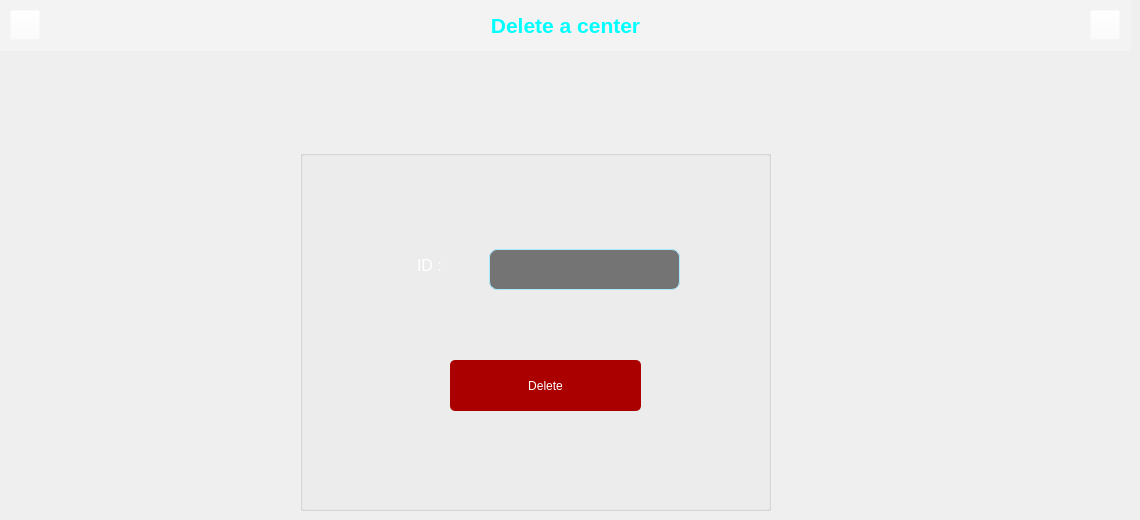
        <widget class="QWidget" name="stackedWidgetPage3">
         <widget class="QPushButton" name="pushButton_9">
          <property name="geometry">
           <rect>
            <x>10</x>
            <y>10</y>
            <width>30</width>
            <height>30</height>
           </rect>
          </property>
          <property name="styleSheet">
           <string notr="true">QPushButton{
border-image: url(:/new/icons/icons/left.png);
background-color: rgba(255, 255, 255, 0%);
}
QPushButton:pressed{
image: url(:/new/icons/icons/left_clk.png);
background-color: rgba(255, 255, 255, 0%);
}</string>
          </property>
          <property name="text">
           <string/>
          </property>
         </widget>
         <widget class="QPushButton" name="pushButton_10">
          <property name="geometry">
           <rect>
            <x>1090</x>
            <y>10</y>
            <width>30</width>
            <height>30</height>
           </rect>
          </property>
          <property name="styleSheet">
           <string notr="true">QPushButton{
background-color: rgba(255, 255, 255, 0%);
border-image: url(:/new/icons/icons/right.png);
}
QPushButton:pressed{
border-image: url(:/new/icons/icons/right_clk.png);
background-color: rgba(255, 255, 255, 0%);
}</string>
          </property>
          <property name="text">
           <string/>
          </property>
         </widget>
         <widget class="QLabel" name="label_81">
          <property name="geometry">
           <rect>
            <x>0</x>
            <y>0</y>
            <width>1131</width>
            <height>51</height>
           </rect>
          </property>
          <property name="styleSheet">
           <string notr="true">background-color: rgba(255, 255, 255, 0.1%);
font: &quot;Eras Bold ITC&quot;;</string>
          </property>
          <property name="text">
           <string>&lt;html&gt;&lt;head/&gt;&lt;body&gt;&lt;p align=&quot;center&quot;&gt;&lt;span style=&quot; font-size:16pt; font-weight:600; color:#00ffff;&quot;&gt;Delete a center&lt;/span&gt;&lt;/p&gt;&lt;/body&gt;&lt;/html&gt;</string>
          </property>
         </widget>
         <widget class="QGroupBox" name="groupBox_5">
          <property name="geometry">
           <rect>
            <x>300</x>
            <y>150</y>
            <width>471</width>
            <height>361</height>
           </rect>
          </property>
          <property name="styleSheet">
           <string notr="true">border-color: rgb(168, 234, 254);</string>
          </property>
          <property name="title">
           <string/>
          </property>
          <widget class="QLineEdit" name="lineEdit_idsupp">
           <property name="geometry">
            <rect>
             <x>189</x>
             <y>99</y>
             <width>191</width>
             <height>41</height>
            </rect>
           </property>
           <property name="styleSheet">
            <string notr="true">QLineEdit{
border-style: solid;
color: rgb(255, 255, 255);
background-color: rgba(0, 0, 0, 0.2%);
color: rgb(0, 255, 255);
border-width: 0.5px;
border-radius: 8px;
font: 16px &quot;Eras Bold ITC&quot;;
}</string>
           </property>
          </widget>
          <widget class="QPushButton" name="pb_supprimer">
           <property name="geometry">
            <rect>
             <x>150</x>
             <y>210</y>
             <width>191</width>
             <height>51</height>
            </rect>
           </property>
           <property name="styleSheet">
            <string notr="true">QPushButton{
color: rgb(255, 255, 255);
background-color :rgb(170, 0, 0);
border-width: 2px;
border-radius: 5px;
border-color: rgb(255, 255, 255);
font: 16px &quot;Eras Bold ITC&quot;;
}
QPushButton:hover{
border-style: solid;
color: rgb(255, 255, 255);
border-width: 2px;
border-radius: 5px;
border-color: rgb(255, 255, 255);
font: 16px &quot;Eras Bold ITC&quot;;
}
QPushButton:pressed{
border-style: solid;
color: rgb(255, 255, 255);
background-color : rgb(103, 0, 0);
border-width: 2px;
border-radius: 5px;
border-color: rgb(255, 255, 255);
font: 16px &quot;Eras Bold ITC&quot;;
}</string>
           </property>
           <property name="text">
            <string>Delete</string>
           </property>
          </widget>
          <widget class="QLabel" name="label_48">
           <property name="geometry">
            <rect>
             <x>110</x>
             <y>100</y>
             <width>81</width>
             <height>31</height>
            </rect>
           </property>
           <property name="font">
            <font>
             <family>MS Shell Dlg 2</family>
             <pointsize>12</pointsize>
             <weight>50</weight>
             <italic>false</italic>
             <bold>false</bold>
            </font>
           </property>
           <property name="styleSheet">
            <string notr="true">QLabel{
background-color: rgba(0,0,0,0%);
border-style: solid;
font: 12pt &quot;MS Shell Dlg 2&quot;;
padding: 1px 23px 1px 3px;
color: rgb(255, 255, 255);
}</string>
           </property>
           <property name="text">
            <string>ID :</string>
           </property>
           <property name="textFormat">
            <enum>Qt::RichText</enum>
           </property>
          </widget>
         </widget>
         <zorder>label_81</zorder>
         <zorder>pushButton_9</zorder>
         <zorder>pushButton_10</zorder>
         <zorder>groupBox_5</zorder>
        </widget>
